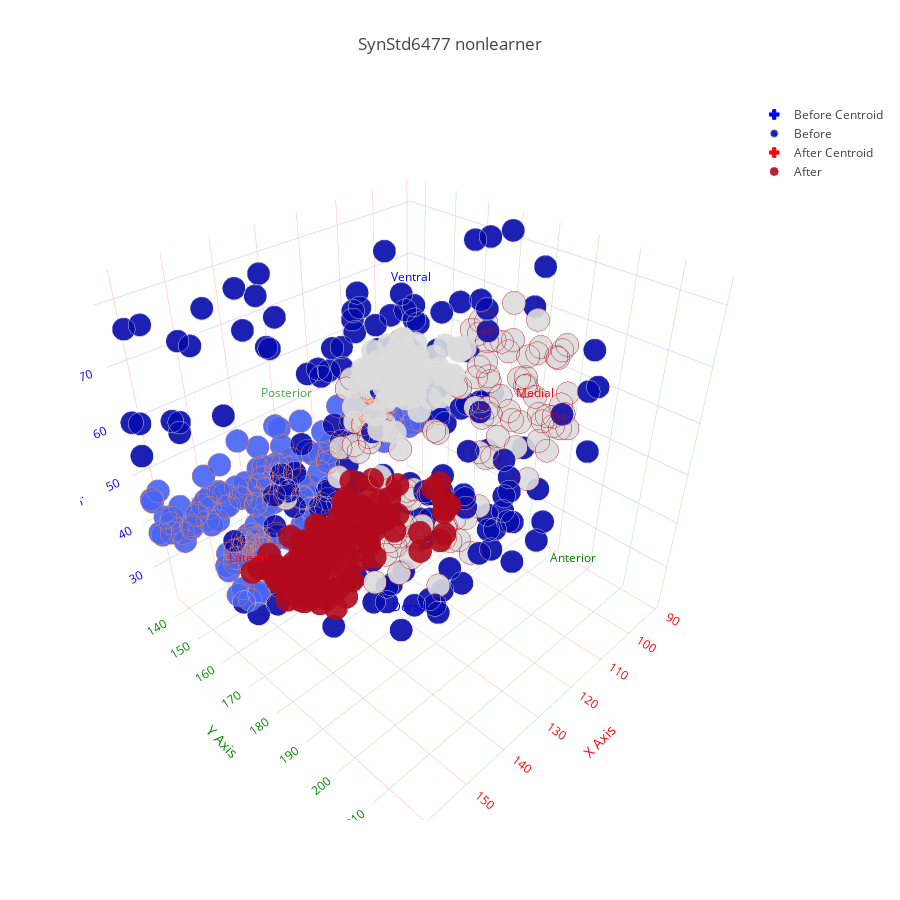

The cell this chart's notebook holds for it:
### Code cell
#synapses, syn_max, syn_min = sp.aggregate_studies(studylist)

learners = sp.group_studies(studylist)['learner']
nonlearners = sp.group_studies(studylist)['nonlearner']
t = nonlearners[0]

before_synapses = t['UnpairedBefore'][4]['Data'] 
after_synapses = t['UnpairedAfter'][4]['Data']

csize_fraction = .06
msamples_fraction = csize_fraction * .8

before_clusterer = hdbscan.HDBSCAN(min_cluster_size=int(len(before_synapses) * csize_fraction),
                                   min_samples=int(len(before_synapses) * msamples_fraction), 
                                   allow_single_cluster=False)
before_clusterer.fit(before_synapses[['x','y','z']].values)

after_clusterer = hdbscan.HDBSCAN(min_cluster_size=int(len(after_synapses) * csize_fraction), 
                                  min_samples=int(len(after_synapses) * msamples_fraction), 
                                  allow_single_cluster=False)
after_clusterer.fit(after_synapses[['x','y','z']].values)

bx = before_synapses[before_clusterer.labels_ > -1]['x']
by = before_synapses[before_clusterer.labels_ > -1]['y']
bz = before_synapses[before_clusterer.labels_ > -1]['z']
bcolors = before_clusterer.labels_[before_clusterer.labels_ > -1] + 1

ax = after_synapses[after_clusterer.labels_ > -1]['x']
ay = after_synapses[after_clusterer.labels_ > -1]['y']
az = after_synapses[after_clusterer.labels_ > -1]['z']
acolors = after_clusterer.labels_[after_clusterer.labels_ > -1] + 1

centroid_before = \
    before_synapses[before_clusterer.labels_ == 0].sum() / len(before_synapses[before_clusterer.labels_ == 0])
    
centroid_after = \
    after_synapses[after_clusterer.labels_ == 0].sum() / len(after_synapses[after_clusterer.labels_ == 0])
    
print(before_clusterer)
print('Number of before clusters: {0}'.format(before_clusterer.labels_.max()))
print('Centroid Before {0:.2f} {1:.2f} {2:.2f}'.format(centroid_before['x'],centroid_before['y'],centroid_before['z']))

print(after_clusterer)
print('Number of after clusters: {0}'.format(after_clusterer.labels_.max()))
print('Centroid After {0:.2f} {1:.2f} {2:.2f}'.format(centroid_after['x'],centroid_after['y'],centroid_after['z']))

max_x = max([max(ax),max(bx)])
min_x = min([min(ax),min(bx)])
max_y = max([max(ay),max(by)])
min_y = min([min(ay),min(by)])
max_z = max([max(az),max(bz)])
min_z = min([min(az),min(bz)])

data = [  
    go.Scatter3d(
                visible=True,
                x=[centroid_before['x']], y=[centroid_before['y']], z=[centroid_before['z']], 
                hovertext= ['Before Centroid'],
                mode='markers', name='Before Centroid',
                marker=dict(
                    symbol='cross',               
                    size=8, color='blue',
                    line=dict(color='blue', width=1))
        ),
    go.Scatter3d(
                visible=True,
                x=bx, y=by, z=bz,hovertext= ['Before Cluster {0}'.format(i) for i in bcolors],
                mode='markers', name='Before',
                marker=dict(
                    symbol='circle',               
                    colorscale='Blues', #[[0,'lightblue'],[1,'blue']],
                    size=8, color=bcolors, opacity=0.9,
                    line=dict(color=bcolors, width=0.8))
        ),
        go.Scatter3d(
                visible=True,
                x=[centroid_after['x']], y=[centroid_after['y']], z=[centroid_after['z']], 
                hovertext= ['After Centroid'],
                mode='markers', name='After Centroid',
                marker=dict(
                    symbol='cross',               
                    size=8, color='red',
                    line=dict(color='red', width=1))
        ),
        go.Scatter3d(
                visible=True,
                x=ax, y=ay, z=az,text=['After Cluster {0}'.format(i) for i in acolors],
                mode='markers', name='After',
                marker=dict(
                    symbol='circle',
                    colorscale='Reds', #[[0,'lightred'],[1,'red']],
                    size=8, color=acolors, opacity=0.9,
                    line=dict(color=acolors, width=0.8))
    )
]


layout = go.Layout(
        height=900,
        showlegend=True,
        title = '{} {}'.format(t['Study'],t['Type']),
        scene=dict(
            xaxis=dict(title='X Axis',
                       color='red',
                      range=[min_x,max_x]),
            yaxis=dict(title='Y Axis',
                       color='green',
                      range=[min_y,max_y]),
            zaxis=dict(title='Z Axis',
                       color='blue', 
                      range=[min_z,max_z]),
            aspectmode='cube',
            domain=dict(y=[0,.99]),
            annotations=plot_config.position_annotations(min_x,min_y,min_z,max_x,max_y,max_z)
        #    dragmode='turntable',
        )
    )

fig = go.Figure(data=data, layout=layout)
py.offline.iplot(fig, filename='core-intensity')

### Figure 1 — Plotly figure (JSON) as saved in the notebook; plotly's stock layout.template omitted (floating-point values rounded to 4 significant figures; data arrays with more than 128 entries replaced by an {"elided": "..."} marker saying what was removed)
{"data": [{"hovertext": ["Before Centroid"], "marker": {"color": "blue", "line": {"color": "blue", "width": 1}, "size": 8, "symbol": "cross"}, "mode": "markers", "name": "Before Centroid", "type": "scatter3d", "visible": true, "x": [137.8], "y": [148.1], "z": [41.35]}, {"hovertext": {"elided": "445 str values"}, "marker": {"color": {"elided": "445 int values"}, "colorscale": "Blues", "line": {"color": {"elided": "445 int values"}, "width": 0.8}, "opacity": 0.9, "size": 8, "symbol": "circle"}, "mode": "markers", "name": "Before", "type": "scatter3d", "visible": true, "x": {"elided": "445 float values"}, "y": {"elided": "445 float values"}, "z": {"elided": "445 float values"}}, {"hovertext": ["After Centroid"], "marker": {"color": "red", "line": {"color": "red", "width": 1}, "size": 8, "symbol": "cross"}, "mode": "markers", "name": "After Centroid", "type": "scatter3d", "visible": true, "x": [111.6], "y": [158.6], "z": [57.32]}, {"marker": {"color": {"elided": "181 int values"}, "colorscale": "Reds", "line": {"color": {"elided": "181 int values"}, "width": 0.8}, "opacity": 0.9, "size": 8, "symbol": "circle"}, "mode": "markers", "name": "After", "text": {"elided": "181 str values"}, "type": "scatter3d", "visible": true, "x": {"elided": "181 float values"}, "y": {"elided": "181 float values"}, "z": {"elided": "181 float values"}}], "layout": {"height": 900, "scene": {"annotations": [{"font": {"color": "red", "size": 12}, "showarrow": false, "text": "Medial", "x": 88.92, "y": 177.6, "z": 52.4}, {"font": {"color": "red", "size": 12}, "showarrow": false, "text": "Lateral", "x": 163.8, "y": 177.6, "z": 52.4}, {"font": {"color": "green", "size": 12}, "opacity": 0.7, "showarrow": false, "text": "Posterior", "x": 126.4, "y": 134.9, "z": 52.4}, {"font": {"color": "green", "size": 12}, "showarrow": false, "text": "Anterior", "x": 126.4, "y": 220.2, "z": 52.4}, {"font": {"color": "blue", "size": 12}, "showarrow": false, "text": "Dorsal", "x": 126.4, "y": 177.6, "z": 20.4}, {"font": {"color": "blue", "size": 12}, "showarrow": false, "text": "Ventral", "x": 126.4, "y": 177.6, "z": 84.4}], "aspectmode": "cube", "domain": {"y": [0, 0.99]}, "xaxis": {"color": "red", "range": [88.92, 163.8], "title": "X Axis"}, "yaxis": {"color": "green", "range": [134.9, 220.2], "title": "Y Axis"}, "zaxis": {"color": "blue", "range": [20.4, 84.4], "title": "Z Axis"}}, "showlegend": true, "title": "SynStd6477 nonlearner"}}
